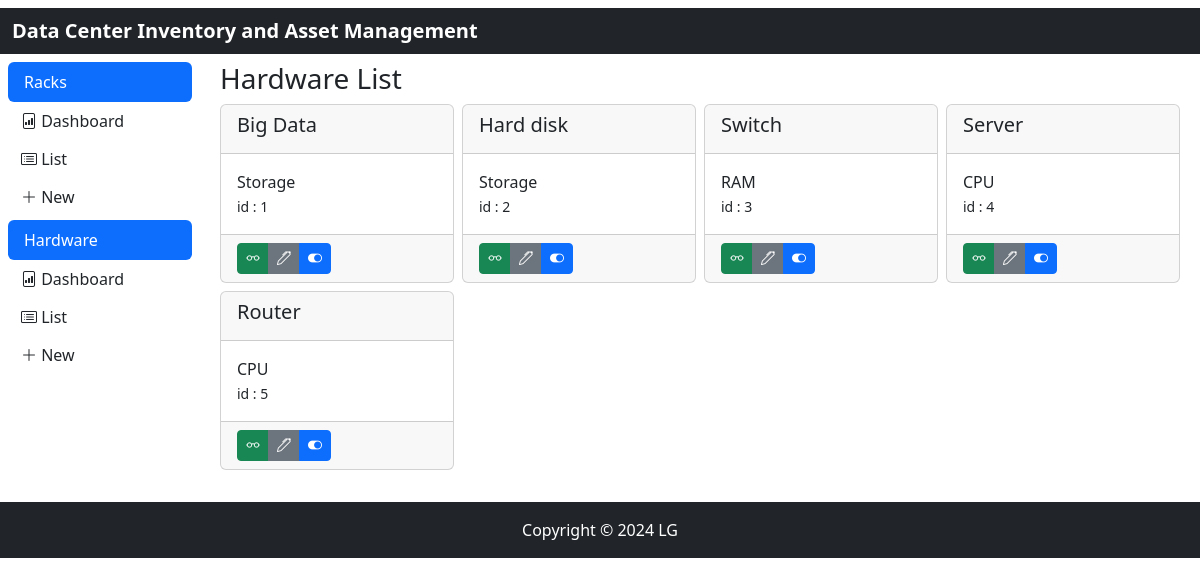
The app's page /hardware/list, older data.
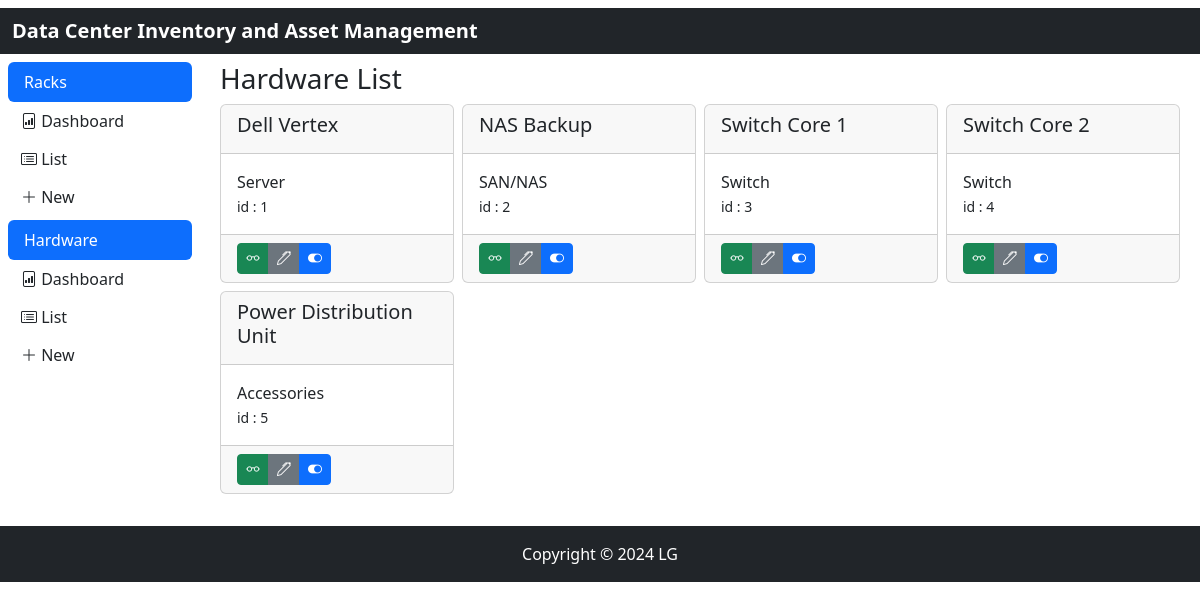
The same page, newer data.
### models.py (models this page shows)
class TimeMixin(object):
    created: Mapped[Optional[datetime]] = mapped_column(DateTime, nullable=False, default=datetime.now(timezone.utc))
    updated: Mapped[Optional[datetime]] = mapped_column(DateTime, nullable=True, default=datetime.now(timezone.utc), onupdate=datetime.now(timezone.utc))
    deleted: Mapped[Optional[datetime]] = mapped_column(DateTime, nullable=True, default=datetime.now(timezone.utc))
    active: Mapped[Optional[bool]] = mapped_column(Boolean, nullable=True, default=True)

class Hardware(TimeMixin, db.Model):
    __tablename__ = 'hardware'
    id: Mapped[int] = mapped_column(primary_key=True)
    name: Mapped[str] = mapped_column(String(50))
    type: Mapped[str] = mapped_column(String(50))
    hardware_unit: Mapped[List['UnitHardware']] = relationship('UnitHardware', uselist=True, back_populates='hardware')

### app/hardware/routes.py (the view)
@hardware.route('/list', methods=['GET', 'POST'])
def list():
    hardware_list = Hardware.query.all()
    return render_template('hardware/list.html', title="Hardware List", hardware_list=hardware_list)

### app/hardware/templates/hardware/list.html
{% extends "rack/index.html" %}
{% block content %}
    <h3>{{ title }}</h3>
    <div class="row row-cols-2 row-cols-md-4 g-2">
        {% for hardware in hardware_list %}
            <div class="col">
            <div class="card">
                <div class="card-header">
                    <h5 class="card-title">
                        {{ hardware.name }}
                    </h5>
                </div>
                <div class="card-body">
                    <p class="card-text">
                    {{ hardware.type }}<br>
                    <small>id : {{ hardware.id }}</small>
                    </p>
                </div>
                <div class="card-footer">
                    <div class="btn-group btn-group-justified">
                        <a href="{{ url_for('hardware_bp.view', hardware_id=hardware.id) }}" role="button" class="btn btn-success btn-sm" tooltip="tooltip" title="View">
                            <i class="bi bi-eyeglasses"></i>
                        </a>
                        <a href="{{ url_for('hardware_bp.edit', hardware_id=hardware.id) }}" role="button" class="btn btn-secondary btn-sm" tooltip="tooltip" title="Edit">
                            <i class="bi bi-pen"></i>
                        </a>
                        <a href="{{ url_for('hardware_bp.toggle_activate', hardware_id=hardware.id) }}" role="button" class="btn btn-primary btn-sm" tooltip="tooltip" title="Toggle On/Off">
                            {% if hardware.active %} <i class="bi bi-toggle-on"></i> {% else %}<i class="bi bi-toggle-off"></i> {% endif %}
                        </a>
                    </div>
                </div>
            </div>
            </div>
        {% endfor %}
    </div>
{% endblock %}

Row changes from the older to the newer data that the page shows:
changed Hardware id 1: name "Big Data" → "Dell Vertex"; type "Storage" → "Server"
changed Hardware id 2: name "Hard disk" → "NAS Backup"; type "Storage" → "SAN/NAS"
changed Hardware id 3: name "Switch" → "Switch Core 1"; type "RAM" → "Switch"
changed Hardware id 4: name "Server" → "Switch Core 2"; type "CPU" → "Switch"
changed Hardware id 5: name "Router" → "Power Distribution Unit"; type "CPU" → "Accessories"
